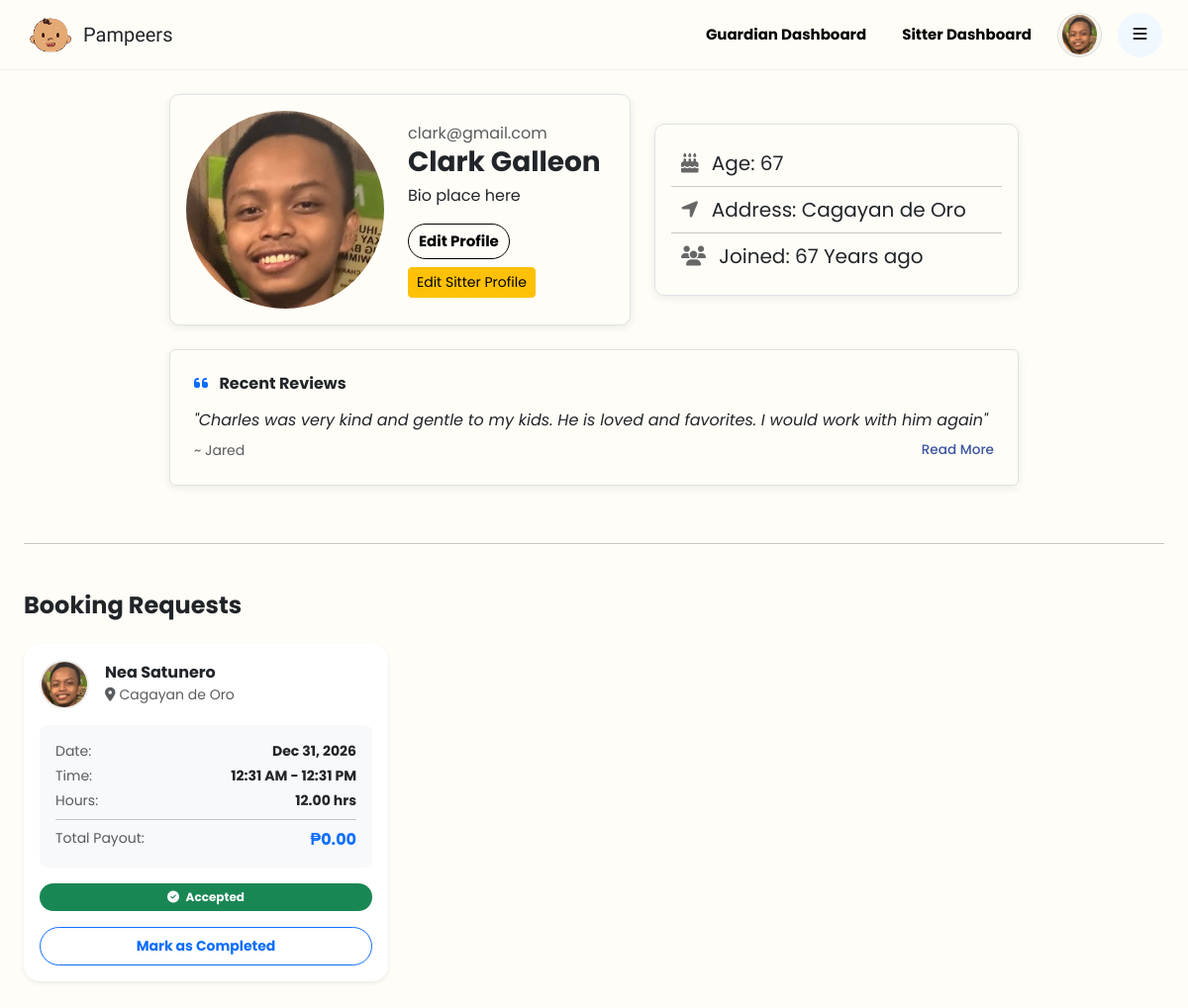
/public/profile.php (signed in), run on an earlier commit of the app's database.
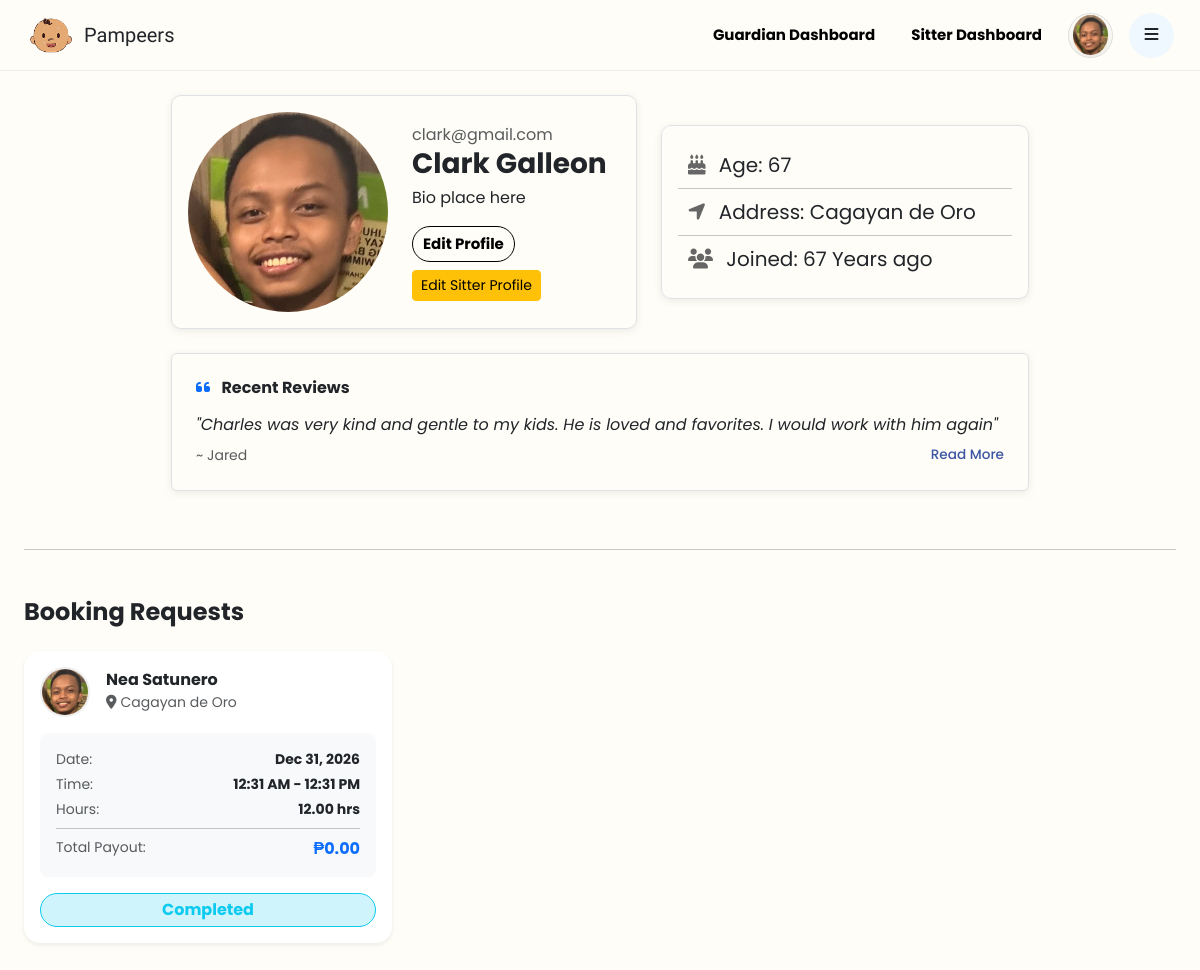
And on a later commit of the database.
### tables this page shows
CREATE TABLE `users` (
  `id` int(11) NOT NULL,
  `uuid` char(36) NOT NULL,
  `firstName` varchar(100) NOT NULL,
  `middleName` varchar(100) DEFAULT NULL,
  `lastName` varchar(100) NOT NULL,
  `bio` text NOT NULL,
  `suffix` varchar(10) DEFAULT NULL,
  `birthDate` date NOT NULL,
  `sex` enum('male','female','other') NOT NULL,
  `role` enum('guardian','sitter','admin') NOT NULL DEFAULT 'guardian',
  `contactNumber` varchar(20) NOT NULL,
  `emailAddress` varchar(150) NOT NULL,
  `username` varchar(100) NOT NULL,
  `password` varchar(255) NOT NULL,
  `streetAddress` varchar(255) NOT NULL,
  `barangay` varchar(255) NOT NULL,
  `cityMunicipality` varchar(255) NOT NULL,
  `province` varchar(255) NOT NULL,
  `country` varchar(255) NOT NULL,
  `zipCode` char(10) NOT NULL,
  `dateCreated` timestamp NOT NULL DEFAULT current_timestamp(),
  `profilePic` varchar(255) NOT NULL DEFAULT 'default.jpg',
  `isActive` tinyint(1) NOT NULL DEFAULT 1,
  `deactivatedAt` datetime DEFAULT NULL
);

CREATE TABLE `bookings` (
  `bookingID` int(11) NOT NULL,
  `uuid` char(36) NOT NULL,
  `userID` int(11) NOT NULL,
  `sitterID` int(11) NOT NULL,
  `bookingDate` date NOT NULL,
  `startTime` time NOT NULL,
  `endTime` time NOT NULL,
  `hoursRequested` decimal(5,2) DEFAULT NULL,
  `totalAmount` decimal(10,2) DEFAULT NULL,
  `status` enum('pending','accepted','declined','completed','cancelled') NOT NULL DEFAULT 'pending',
  `notes` text DEFAULT NULL,
  `createdAt` timestamp NOT NULL DEFAULT current_timestamp()
);

### app/helpers/sitter.php (called while the page is built, shortened)
<?php
function getSitter(mysqli $conn, int $userId) {
    $stmt = $conn->prepare("
        SELECT s.*, u.*
        FROM sitters s
        JOIN users u ON s.userID = u.id
        WHERE u.id = ?
        LIMIT 1
    ");
    $stmt->bind_param("i", $userId);
    $stmt->execute();
    return $stmt->get_result()->fetch_assoc();
}

### public/profile.php (the view, shortened to what this page needs)
<?php
require_once __DIR__ . '/../app/config/config.php';
require_once __DIR__ . '/../app/helpers/sitter.php';
$userId = $_SESSION['user_id'] ?? null;
$stmt = $conn->prepare("SELECT * FROM users WHERE id = ? LIMIT 1");
$stmt->bind_param("i", $userId);
$stmt->execute();
$user = $stmt->get_result()->fetch_assoc() ?? [];
$sitterData = getSitter($conn, $userId);
$isSitter = !empty($sitterData);
$verificationStatus = $sitterData['verificationStatus'] ?? null;
$bookings = [];
if ($isSitter && $verificationStatus === 'verified') {
    $sitterId = $sitterData['sitterID'] ?? 0;
    if ($sitterId > 0) {
        $bStmt = $conn->prepare("
            SELECT b.*, u.firstName, u.lastName, u.profilePic, u.cityMunicipality
            FROM bookings b
            JOIN users u ON b.userID = u.id
            WHERE b.sitterID = ?
            ORDER BY
                CASE WHEN b.status = 'pending' THEN 1 ELSE 2 END,
                b.bookingDate ASC
        ");
        $bStmt->bind_param("i", $sitterId);
        $bStmt->execute();
        $result = $bStmt->get_result();
        while ($row = $result->fetch_assoc()) {
            $bookings[] = $row;
        }
    }
}
$fullName = trim(($user['firstName'] ?? '') . ' ' . ($user['lastName'] ?? ''));
$email = $user['emailAddress'] ?? '';
$location = $user['cityMunicipality'] ?? 'Cagayan de Oro';
$bio = $sitterData['bio'] ?? '';
$profilePic = $user['profilePic'] ?? 'default.jpg';
?>
<!DOCTYPE html>
<html lang="en">
<head>
    <link href="https://cdnjs.cloudflare.com/ajax/libs/font-awesome/6.5.1/css/all.min.css" rel="stylesheet">
    <link href="https://cdn.jsdelivr.net/npm/bootstrap@5.3.3/dist/css/bootstrap.min.css" rel="stylesheet">
    <link rel="stylesheet" href="/Pampeers/public/css/guardianProfile.css">
    <link rel="stylesheet" href="/Pampeers/public/css/sitterDashboard.css">
</head>
<body>
<header class="sticky-top custom-header">
    <div class="nav-container d-flex align-items-center justify-content-between px-3">
        <div class="d-flex align-items-center gap-2">
            <img src="/Pampeers/app/uploads/pampeerlogo.png" class="logo-img" alt="Pampeers Logo">
            <p class="brand m-0">Pampeers</p>
        </div>
        <div class="right-side-p d-flex align-items-center gap-3">
            <a href="/Pampeers/public/guardian/guardianDashboard.php" class="signup-btn">
                Guardian Dashboard
            </a>
            <?php if ($isSitter): ?>
                <?php if ($verificationStatus === 'verified'): ?>
                    <a href="/Pampeers/public/sitter/sitterDashboard.php" class="signup-btn">
                        Sitter Dashboard
                    </a>
                <?php elseif ($verificationStatus === 'pending'): ?>
                    <span class="btn btn-secondary btn-sm disabled">
                        Sitter Pending
                    </span>
                <?php else: ?>
                    <span class="btn btn-danger btn-sm disabled">
                        Not Verified
                    </span>
                <?php endif; ?>
            <?php endif; ?>
            <a href="profile.php" class="text-decoration-none">
                <div class="profile-wrapper">
                    <img src="/Pampeers/app/uploads/profiles/<?= htmlspecialchars($profilePic); ?>" class="profile-img" alt="Profile" style="width:40px; height:40px; border-radius:50%; object-fit:cover;">
                </div>
            </a>
            <div class="dropdown">
                <button class="btn" type="button" data-bs-toggle="dropdown" aria-expanded="false">
                    <i class="fa-solid fa-bars"></i>
                </button>
            </div>
        </div>
    </div>
</header>
<main class="container-fluid-lg mt-4 px-4 pb-5">
    <div class="row justify-content-center gx-4 mb-4">
        <div class="col-lg-5 col-sm-12 align-self-center">
            <div class="profile-card d-flex flex-column flex-md-row gap-4 border p-3">
                <img src="/Pampeers/app/uploads/profiles/<?= htmlspecialchars($profilePic) ?>" alt="Profile Picture" style="width:120px;height:120px;border-radius:50%;object-fit:cover;">
                <div class="flex-column">
                    <p class="text-muted m-0"><?= htmlspecialchars($email) ?></p>
                    <h4><?= htmlspecialchars($fullName) ?></h4>
                    <p><?= !empty($bio) ? htmlspecialchars($bio) : 'Bio place here' ?></p>
                    <div class="d-flex gap-2 flex-wrap">
                        <a href="/Pampeers/public/editProfile.php" class="btnedit btn btn-primary btn-sm">Edit Profile</a>
                        <?php if ($isSitter): ?>
                            <a href="/Pampeers/public/editprofile.php" class="btn btn-warning btn-sm">Edit Sitter Profile</a>
                        <?php else: ?>
                            <a href="/Pampeers/app/controllers/user/becomeSitter.php" class="btnbecome btn btn-success btn-sm">Become a Sitter</a>
                        <?php endif; ?>
                    </div>
                </div>
            </div>
        </div>
        <div class="col-lg-4 col-sm-12 align-self-center mt-3 mt-lg-0">
            <div class="details-card d-flex gap-4 border p-3 h-100">
                <div class="d-flex flex-column w-100 justify-content-center">
                    <p class="m-0 py-2"><i class="fa-solid fa-cake-candles me-2"></i> Age: 67</p>
                    <hr class="m-0">
                    <p class="m-0 py-2"><i class="fa-solid fa-location-arrow me-2"></i> Address: <?= htmlspecialchars($location) ?></p>
                    <hr class="m-0">
                    <p class="m-0 py-2"><i class="fa-solid fa-users me-2"></i> Joined: 67 Years ago</p>
                </div>
            </div>
        </div>
    </div>
    <div class="row justify-content-center mb-5">
        <div class="col-lg-9">
            <div class="review-card border p-4 rounded">
                <h6 class="fw-bold mb-3"><i class="fa-solid fa-quote-left text-primary me-2"></i> Recent Reviews</h6>
                <p class="mb-2 fst-italic">"Charles was very kind and gentle to my kids. He is loved and favorites. I would work with him again"</p>
                <div class="d-flex justify-content-between align-items-center">
                    <span class="text-muted small">~ Jared</span>
                    <a href="#" class="read-more text-decoration-none small">Read More</a>
                </div>
            </div>
        </div>
    </div>
    <?php if ($isSitter && $verificationStatus === 'verified'): ?>
        <hr class="my-5">
        <div class="d-flex justify-content-between align-items-center mb-4">
            <h4 class="fw-bold m-0" style="font-family: 'Poppins', sans-serif;">Booking Requests</h4>
        </div>
        <?php if (empty($bookings)): ?>
            <div class="alert alert-light text-center p-5 rounded-4 shadow-sm border-0 mt-5">
                <i class="fa-regular fa-calendar-xmark fa-3x text-muted mb-3"></i>
                <h5 class="text-muted">No booking requests yet.</h5>
                <p class="text-muted small">When guardians book you, their requests will appear here.</p>
            </div>
        <?php else: ?>
            <div class="row">
                <?php foreach ($bookings as $booking): ?>
                    <div class="col-md-6 col-lg-4 mb-4">
                        <div class="card border-0 shadow-sm rounded-4 p-3 h-100">
                            <div class="d-flex align-items-center mb-3">
                                <img src="/Pampeers/app/uploads/profiles/<?= !empty($booking['profilePic']) ? htmlspecialchars($booking['profilePic']) : 'default.jpg' ?>"
                                     class="rounded-circle me-3"
                                     style="width: 50px; height: 50px; object-fit: cover; border: 2px solid #eee;">
                                <div>
                                    <h6 class="m-0 fw-bold"><?= htmlspecialchars($booking['firstName'] . ' ' . $booking['lastName']) ?></h6>
                                    <small class="text-muted"><i class="fa-solid fa-location-dot me-1"></i><?= htmlspecialchars($booking['cityMunicipality']) ?></small>
                                </div>
                            </div>
                            <div class="bg-light p-3 rounded-3 mb-3 small" style="font-family: 'Poppins', sans-serif;">
                                <div class="d-flex justify-content-between mb-1">
                                    <span class="text-muted">Date:</span>
                                    <strong><?= date('M d, Y', strtotime($booking['bookingDate'])) ?></strong>
                                </div>
                                <div class="d-flex justify-content-between mb-1">
                                    <span class="text-muted">Time:</span>
                                    <strong><?= date('h:i A', strtotime($booking['startTime'])) ?> - <?= date('h:i A', strtotime($booking['endTime'])) ?></strong>
                                </div>
                                <div class="d-flex justify-content-between mb-1">
                                    <span class="text-muted">Hours:</span>
                                    <strong><?= htmlspecialchars($booking['hoursRequested']) ?> hrs</strong>
                                </div>
                                <hr class="my-2">
                                <div class="d-flex justify-content-between">
                                    <span class="text-muted">Total Payout:</span>
                                    <strong class="text-primary fs-6">₱<?= number_format($booking['totalAmount'], 2) ?></strong>
                                </div>
                            </div>
                            <div class="mt-auto">
                                <?php if ($booking['status'] === 'pending'): ?>
                                    <div class="d-flex gap-2">
                                        <a href="/Pampeers/app/controllers/booking/updateStatus.php?id=<?= $booking['bookingID'] ?>&status=accepted"
                                        class="btn btn-primary btn-sm w-100 rounded-pill fw-bold py-2 shadow-sm">Accept</a>
                                        <a href="/Pampeers/app/controllers/booking/updateStatus.php?id=<?= $booking['bookingID'] ?>&status=declined"
                                        class="btn btn-outline-danger btn-sm w-100 rounded-pill fw-bold py-2">Decline</a>
                                    </div>
                                <?php elseif ($booking['status'] === 'accepted'): ?>
                                    <div class="d-grid gap-2">
                                        <div class="badge bg-success py-2 rounded-pill mb-2"><i class="fa-solid fa-check-circle me-1"></i> Accepted</div>
                                        <a href="/Pampeers/app/controllers/booking/updateStatus.php?id=<?= $booking['bookingID'] ?>&status=completed"
                                        class="btn btn-outline-primary btn-sm rounded-pill fw-bold py-2">Mark as Completed</a>
                                    </div>
                                <?php else: ?>
                                    <?php
                                        $badgeClass = 'bg-secondary';
                                        if ($booking['status'] === 'completed') $badgeClass = 'bg-info-subtle text-info border border-info';
                                    ?>
                                    <div class="text-center">
                                        <span class="badge rounded-pill <?= $badgeClass ?> w-100 py-2 fs-6">
                                            <?= ucfirst(htmlspecialchars($booking['status'])) ?>
                                        </span>
                                    </div>
                                <?php endif; ?>
                            </div>
                        </div>
                    </div>
                <?php endforeach; ?>
            </div>
        <?php endif; ?>
    <?php endif; ?>
</main>
</body>
</html>

### public/css/guardianProfile.css (style rules this page uses)
body { background: #FFFDF7; font-family: 'Poppins', sans-serif; margin: 0; }
.custom-header { background: #FFFDF7; border-bottom: 1px solid #000; padding: 10px; }
.logo-img { width: 50px; height: 50px; }
.brand { font-size: 25px; font-family: 'Ribeye', cursive; margin: 0; }
.dropdown { width: 45px; height: 45px; border-radius: 50%; text-decoration: none; color: #666; background-color: #F0F8FF; display: flex; justify-content: center; align-items: center; }
.signup-btn { font-size: 15px; font-weight: bold; color: black; background-color: transparent; text-decoration: none; padding: 6px 10px; border: 0px; border-radius: 20px; transition: 0.2s ease; }
.btnedit { font-size: 15px; font-weight: bold; color: black; background-color: transparent; text-decoration: none; padding: 6px 10px; border: 1px solid black; border-radius: 20px; transition: 0.2s ease; }
.profile-wrapper { width: 45px; height: 45px; border-radius: 50%; overflow: hidden; display: flex; align-items: center; justify-content: center; border: 1px solid #ddd; }
.profile-img { width: 100%; height: 100%; object-fit: cover; }
.profile-card { display: flex; align-items: center; background: #FFFDF7; box-shadow: 0 2px 8px rgba(0,0,0,0.08); border: 1px solid black; border-radius: 10px; padding: 20px; transition: box-shadow 0.2s ease; }
.profile-card img { min-width: 200px; min-height: 200px; }
.details-card { display: flex; align-items: center; border: 1px solid black; box-shadow: 0 2px 8px rgba(0,0,0,0.08); border-radius: 10px; padding: 20px; transition: box-shadow 0.2s ease; }
.profile-card h4 { font-size: 28px; font-weight: bold; margin-bottom: 5px; }
.details-card p { font-size: 20px; justify-content: flex-start; }
.details-card i { margin-left: 10px; color: #666; }
.review-card { max-height: 500px; border: 2px solid black; background: #FFFDF7; box-shadow: 0 2px 8px rgba(0,0,0,0.08); border-radius: 10px; padding: 20px; margin-bottom: 10px; transition: box-shadow 0.2s ease; }

### public/css/sitterDashboard.css (style rules this page uses)
body { background-color: #FFFDF7; }
.custom-header { background: #FFFDF7; border-bottom: 1px solid #eee; padding: 10px 10px 10px 10px; }
.brand { font-size: 20px; font-family: 'Ribeye'; }
.logo-img { width: 50px; height: 50px; }
.profile-img { width: 250px; height: 250px; border-radius: 50%; object-fit: cover; box-shadow: 0 4px 10px rgba(0,0,0,0.1); margin: 20px; }
.read-more, .view-all { text-decoration: none; font-size: 0.85rem; color: #3C56A2; font-weight: 500; }

What changed in the data, as far as the page shows it:
changed bookings "12:31 AM": status (not shown) → "Completed"; no longer shows "Accepted Mark as Completed"
